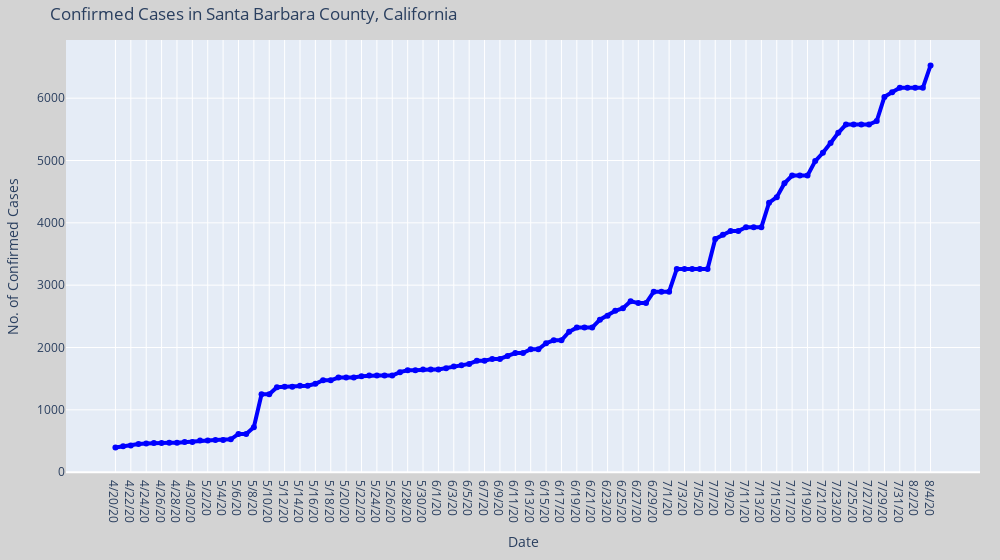
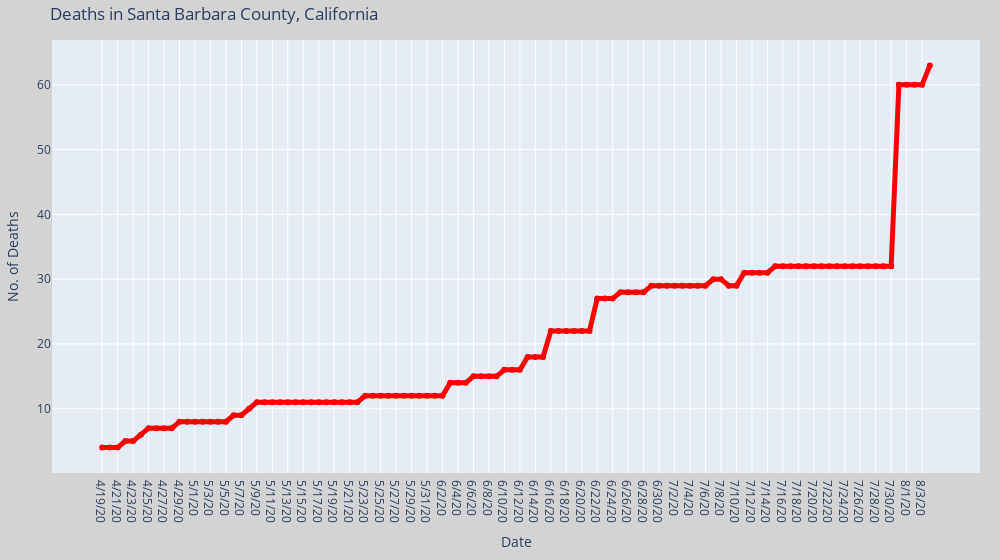

The notebook cell these images were saved under, in order:
### Markdown cell above
## See What's Been Happening in Santa Barbara

### Code cell
#@interact(state=geo.keys(), county='Mobile')
#stateW = Dropdown(options = geo.keys())
#countyW = Dropdown()

#def update_countyW_options(*args): # *args represent zero (case here) or more arguments.
#    countyW.options = geo[stateW.value]
#countyW.observe(update_countyW_options) # Here is the trick, i.e. update cityW.options based on countryW.value.

#@interact(state = stateW, county = countyW)
def plot_cases_for_county(state, county):
    labels =['confirmed', 'death']
    colors = ['blue', 'red']
    mode_size = [6,8] 
    line_size = [4,5]
    
    state_conf_df = us_confirmed_df[us_confirmed_df['state']==state]
    state_death_df = us_death_df[us_death_df['state']==state]
    start_ndx = 100
    
    df_list = [state_conf_df, state_death_df]
    
    fig = go.Figure();
    fig2 = go.Figure();
    
    fig_list = [fig, fig2]
    
    for i, df in enumerate(df_list):
        x_data = np.array(list(df.iloc[:, start_ndx:].columns))
        y_data = np.sum(np.asarray(df[df['county'] == county].iloc[:,start_ndx:]),axis = 0)
        fig_list[i].add_trace(go.Scatter(x = x_data, y = y_data, mode='lines+markers',
                name=labels[i],
                line = dict(color=colors[i], width=line_size[i]),
                connectgaps=True,
                text = "Total " + str(labels[i]) +": "+ str(y_data[-1])
                ));
    case_type = ["Confirmed Cases", "Deaths"]
    for i in range(len(fig_list)):    
        fig_list[i].update_layout(
            title= case_type[i] + " in " + county + " County, " + state,
            xaxis_title='Date',
            yaxis_title="No. of "+ case_type[i],
            margin=dict(l=20, r=20, t=40, b=20),
            paper_bgcolor="lightgrey",
            width = 1000,
            );
        fig_list[i].update_yaxes(type="linear")
        fig_list[i].show()
plot_cases_for_county('California', 'Santa Barbara')

### Figure 1 — Plotly figure (JSON) as saved in the notebook; plotly's stock layout.template omitted (floating-point values rounded to 4 significant figures)
{"data": [{"connectgaps": true, "line": {"color": "blue", "width": 4}, "mode": "lines+markers", "name": "confirmed", "text": "Total confirmed: 6526", "type": "scatter", "x": ["4/20/20", "4/21/20", "4/22/20", "4/23/20", "4/24/20", "4/25/20", "4/26/20", "4/27/20", "4/28/20", "4/29/20", "4/30/20", "5/1/20", "5/2/20", "5/3/20", "5/4/20", "5/5/20", "5/6/20", "5/7/20", "5/8/20", "5/9/20", "5/10/20", "5/11/20", "5/12/20", "5/13/20", "5/14/20", "5/15/20", "5/16/20", "5/17/20", "5/18/20", "5/19/20", "5/20/20", "5/21/20", "5/22/20", "5/23/20", "5/24/20", "5/25/20", "5/26/20", "5/27/20", "5/28/20", "5/29/20", "5/30/20", "5/31/20", "6/1/20", "6/2/20", "6/3/20", "6/4/20", "6/5/20", "6/6/20", "6/7/20", "6/8/20", "6/9/20", "6/10/20", "6/11/20", "6/12/20", "6/13/20", "6/14/20", "6/15/20", "6/16/20", "6/17/20", "6/18/20", "6/19/20", "6/20/20", "6/21/20", "6/22/20", "6/23/20", "6/24/20", "6/25/20", "6/26/20", "6/27/20", "6/28/20", "6/29/20", "6/30/20", "7/1/20", "7/2/20", "7/3/20", "7/4/20", "7/5/20", "7/6/20", "7/7/20", "7/8/20", "7/9/20", "7/10/20", "7/11/20", "7/12/20", "7/13/20", "7/14/20", "7/15/20", "7/16/20", "7/17/20", "7/18/20", "7/19/20", "7/20/20", "7/21/20", "7/22/20", "7/23/20", "7/24/20", "7/25/20", "7/26/20", "7/27/20", "7/28/20", "7/29/20", "7/30/20", "7/31/20", "8/1/20", "8/2/20", "8/3/20", "8/4/20"], "y": [394, 416, 429, 451, 460, 469, 469, 471, 473, 485, 485, 506, 506, 514, 514, 526, 613, 613, 722, 1250, 1250, 1362, 1371, 1371, 1387, 1387, 1418, 1474, 1474, 1517, 1520, 1520, 1540, 1551, 1551, 1551, 1551, 1604, 1636, 1636, 1649, 1649, 1649, 1669, 1697, 1714, 1737, 1787, 1787, 1817, 1817, 1864, 1910, 1910, 1971, 1971, 2069, 2115, 2115, 2253, 2319, 2319, 2319, 2446, 2509, 2590, 2631, 2742, 2712, 2712, 2896, 2896, 2896, 3261, 3261, 3261, 3261, 3261, 3742, 3808, 3868, 3868, 3931, 3931, 3931, 4323, 4412, 4635, 4759, 4759, 4759, 4991, 5124, 5282, 5444, 5576, 5576, 5576, 5576, 5633, 6021, 6094, 6167, 6167, 6167, 6167, 6526]}], "layout": {"margin": {"b": 20, "l": 20, "r": 20, "t": 40}, "paper_bgcolor": "lightgrey", "title": {"text": "Confirmed Cases in Santa Barbara County, California"}, "width": 1000, "xaxis": {"title": {"text": "Date"}}, "yaxis": {"title": {"text": "No. of Confirmed Cases"}, "type": "linear"}}}

### Figure 2 — Plotly figure (JSON) as saved in the notebook; plotly's stock layout.template omitted (floating-point values rounded to 4 significant figures)
{"data": [{"connectgaps": true, "line": {"color": "red", "width": 5}, "mode": "lines+markers", "name": "death", "text": "Total death: 63", "type": "scatter", "x": ["4/19/20", "4/20/20", "4/21/20", "4/22/20", "4/23/20", "4/24/20", "4/25/20", "4/26/20", "4/27/20", "4/28/20", "4/29/20", "4/30/20", "5/1/20", "5/2/20", "5/3/20", "5/4/20", "5/5/20", "5/6/20", "5/7/20", "5/8/20", "5/9/20", "5/10/20", "5/11/20", "5/12/20", "5/13/20", "5/14/20", "5/15/20", "5/16/20", "5/17/20", "5/18/20", "5/19/20", "5/20/20", "5/21/20", "5/22/20", "5/23/20", "5/24/20", "5/25/20", "5/26/20", "5/27/20", "5/28/20", "5/29/20", "5/30/20", "5/31/20", "6/1/20", "6/2/20", "6/3/20", "6/4/20", "6/5/20", "6/6/20", "6/7/20", "6/8/20", "6/9/20", "6/10/20", "6/11/20", "6/12/20", "6/13/20", "6/14/20", "6/15/20", "6/16/20", "6/17/20", "6/18/20", "6/19/20", "6/20/20", "6/21/20", "6/22/20", "6/23/20", "6/24/20", "6/25/20", "6/26/20", "6/27/20", "6/28/20", "6/29/20", "6/30/20", "7/1/20", "7/2/20", "7/3/20", "7/4/20", "7/5/20", "7/6/20", "7/7/20", "7/8/20", "7/9/20", "7/10/20", "7/11/20", "7/12/20", "7/13/20", "7/14/20", "7/15/20", "7/16/20", "7/17/20", "7/18/20", "7/19/20", "7/20/20", "7/21/20", "7/22/20", "7/23/20", "7/24/20", "7/25/20", "7/26/20", "7/27/20", "7/28/20", "7/29/20", "7/30/20", "7/31/20", "8/1/20", "8/2/20", "8/3/20", "8/4/20"], "y": [4, 4, 4, 5, 5, 6, 7, 7, 7, 7, 8, 8, 8, 8, 8, 8, 8, 9, 9, 10, 11, 11, 11, 11, 11, 11, 11, 11, 11, 11, 11, 11, 11, 11, 12, 12, 12, 12, 12, 12, 12, 12, 12, 12, 12, 14, 14, 14, 15, 15, 15, 15, 16, 16, 16, 18, 18, 18, 22, 22, 22, 22, 22, 22, 27, 27, 27, 28, 28, 28, 28, 29, 29, 29, 29, 29, 29, 29, 29, 30, 30, 29, 29, 31, 31, 31, 31, 32, 32, 32, 32, 32, 32, 32, 32, 32, 32, 32, 32, 32, 32, 32, 32, 60, 60, 60, 60, 63]}], "layout": {"margin": {"b": 20, "l": 20, "r": 20, "t": 40}, "paper_bgcolor": "lightgrey", "title": {"text": "Deaths in Santa Barbara County, California"}, "width": 1000, "xaxis": {"title": {"text": "Date"}}, "yaxis": {"title": {"text": "No. of Deaths"}, "type": "linear"}}}
